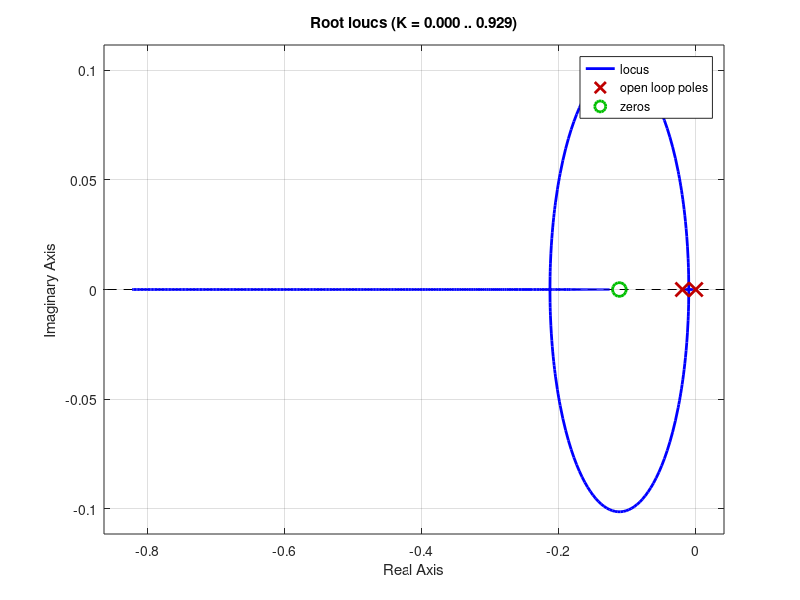
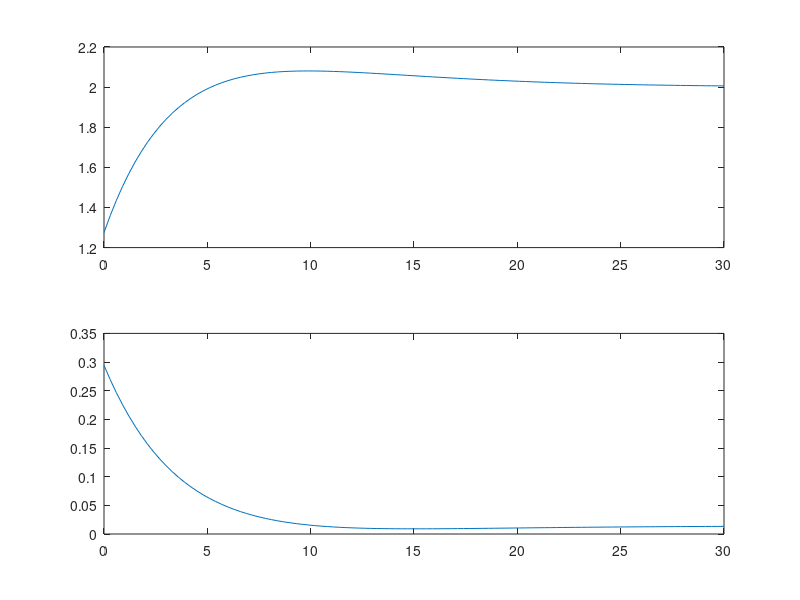
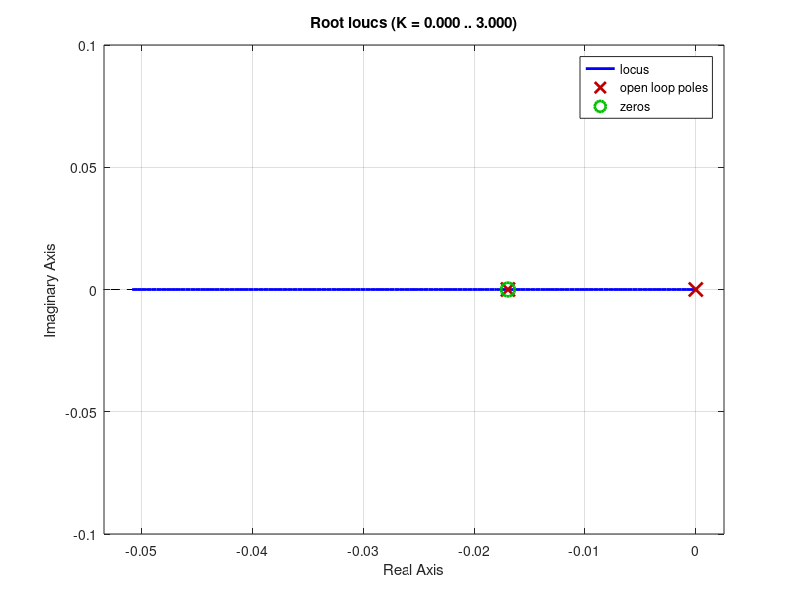

These charts were generated, in order, by the following MATLAB code:
%% PID tuning of the double tank using SIMC
% Kjartan Halvorsen
% 2020-08-27

% Plant parameters
a = (0.1)^2;
A = 1^2;
g = 9.8;

% Modeling of the first tank
uf = 0.05;
yf = 2-1.275;
K1 = yf/uf;
t1 = 33.6;

% Theoretical values from linearizing the model about
% h0=1.275, z0=0.05
h0 = 1.275; z0 = 0.05;
t1_lin = A/a/sqrt(2*g)*2*sqrt(h0)
K1_lin = t1_lin/A
G = tf([K1_lin], [t1_lin, 1]);

%% Designing inner controller for tank 1

% Control  objective:  Critically damped with poles in 
% s = -n/t1, n>4
% PI-controller F(s) = kc1 (s tau_i1 + 1)/(s tau_i1)
% 
%Assuming branches starting at 0 and -1/t1 branches off
% at -1/(2t1), forming circle with PI-zero as its center
% will intersect negative real axis at -4/t1 if zero in
% -9/(4t1).
%
n1=8;
z1 = (n1 - 0.5)/2
taui1 = t1/z1;

figure(1)
clf
rlocus(G*tf([taui1, 1], [taui1, 0]))
%kc1 = 0.226; % For n=4
kc1 = 0.406; % For n=8

Gc1 = feedback(kc1*tf([taui1, 1], [taui1,0])*G, 1);
Gc1u = feedback(kc1*tf([taui1, 1], [taui1,0]),G);
pole(Gc1)
-n1/t1
% Close enough

% Simulate linear system
[y,t] = step((2-1.275)*Gc1);
[uu,tt] = step((2-1.275)*Gc1u);

figure(2)
clf
subplot(211)
plot(t, 1.275 + y)

subplot(212)
plot(tt, uu)

%% Designing outer controller for tank 2

% The practical alternative is to fit a first-order model to 
% the response of tank 2.

% Can also make use of knowledge about system:
% Want to use flow as input variable, and since
% f12 = a*sqrt(2g)sqrt(h1) <=> h1 = 1/(2g)(f12/a)^2.

y2 = 1.275 + 0.632*(2-1.275)
t2 = 59; % Just somewhat slower than t1=51.0 and not 
         % affected by n1 (or very little)


% Controller objective: two poles in s = -1/t2;
taui2 = t2;

figure(3)
clf
rlocus(tf([1], [t2, 1])*tf([taui2, 1], [taui2, 0]))

kc2 = 1;
pole(feedback(kc2*tf([taui2, 1],[taui2, 0])*tf([1], [t2, 1]), 1))


% For comparison, SIMC 
h0 = 1.275;
uf = 0.015;
yf = 2.156-1.275;
K = yf/uf;
ytau = 0.2645*yf;
htau = ytau + h0
tau = 59; % Observed from bump test starting at h=1.275

% Tuning parameters
%tauc = tau*0.5; % Aggressive
tauc = tau; % Nominal
%tauc = 2*tau; % Cautious

% Series form
Kc = tau/(tauc*K);
tauI = tau;
tauD = tau;

N=1e2;


%% Feedforward from disturbance flow out of tank 2

% For cascade controller

% Fv = -G2^{-1}Hv = -(1/(s tau2 + 1))^{-1} (-K1/s tau1+1)
%    = K1 (s tau2 + 1)/(s tau1 + 1) \approx K1
Fv1 = K1;

% For SIMC controller

% Fv = -G^{-1}Hv = -(K/(s tau + 1)^2)^{-1} (-K1/s tau1+1)
%    = K1/K (s tau + 1)^2/(s tau1 + 1) \approx K1/K 
Fv2 = K1/K;










